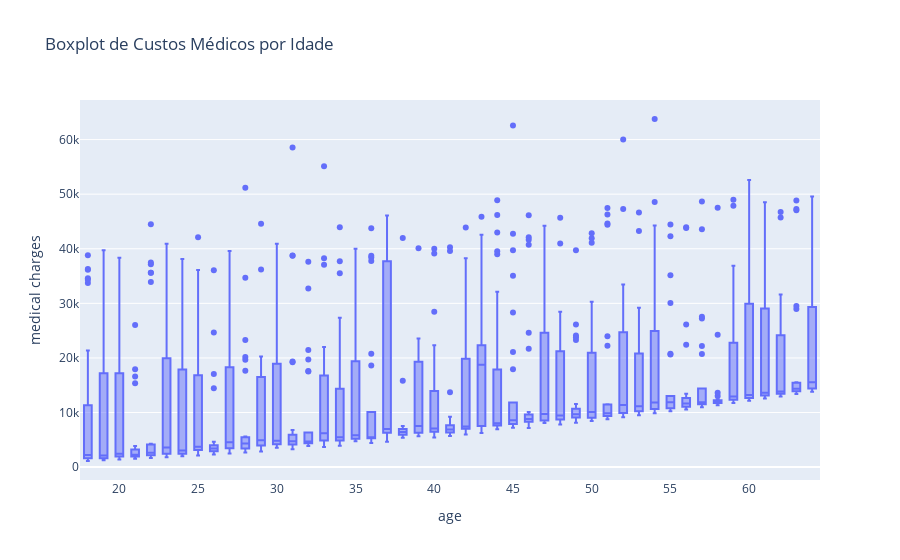

Notebook code cell kept with this figure:
### Code cell
# Boxplot de custos medicos por idade
fig = px.box(df_costs, x='age', y='medical charges', title='Boxplot de Custos Médicos por Idade')
fig.show()

### Figure 1 — Plotly figure (JSON) as saved in the notebook; plotly's stock layout.template omitted (floating-point values rounded to 4 significant figures; data arrays with more than 128 entries replaced by an {"elided": "..."} marker saying what was removed)
{"data": [{"alignmentgroup": "True", "hovertemplate": "age=%{x}<br>medical charges=%{y}<extra></extra>", "legendgroup": "", "marker": {"color": "#636efa"}, "name": "", "notched": false, "offsetgroup": "", "orientation": "v", "showlegend": false, "type": "box", "x": {"elided": "1338 int values"}, "x0": " ", "xaxis": "x", "y": {"elided": "1338 float values"}, "y0": " ", "yaxis": "y"}], "layout": {"boxmode": "group", "legend": {"tracegroupgap": 0}, "title": {"text": "Boxplot de Custos Médicos por Idade"}, "xaxis": {"anchor": "y", "domain": [0, 1], "title": {"text": "age"}}, "yaxis": {"anchor": "x", "domain": [0, 1], "title": {"text": "medical charges"}}}}
